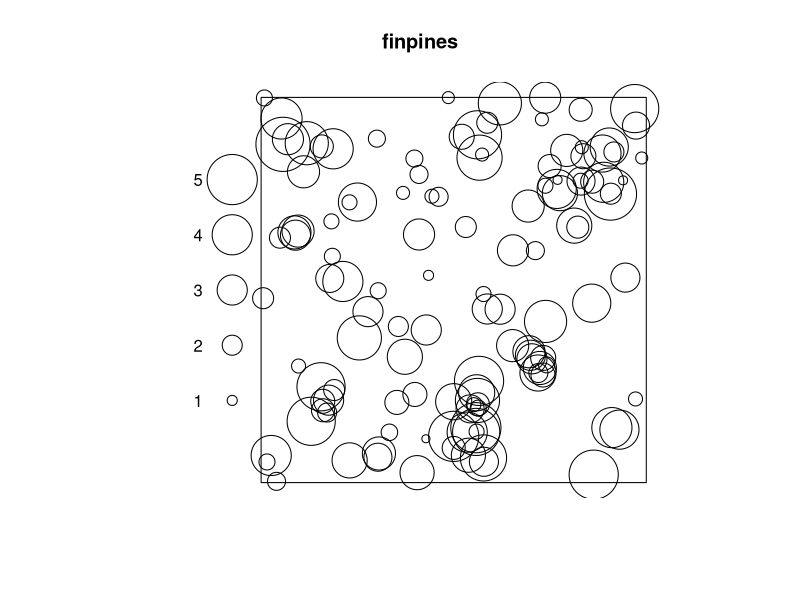
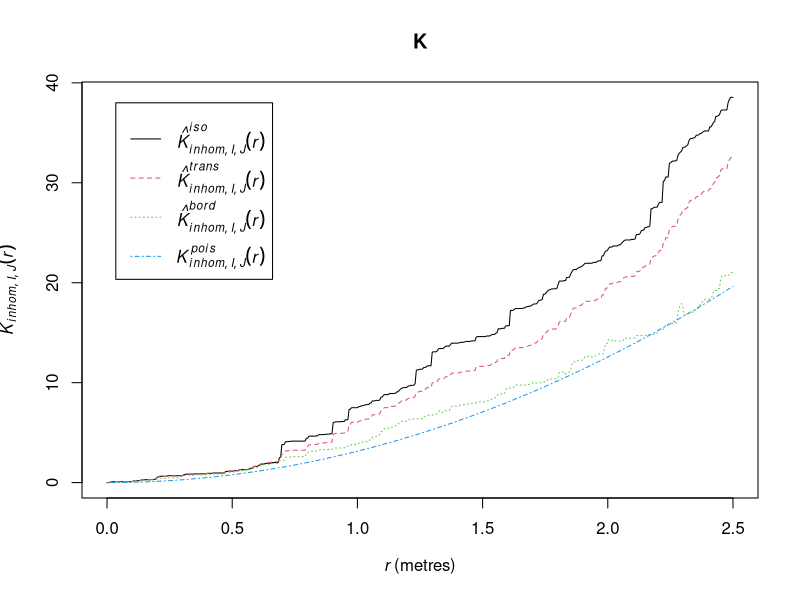

Write R code to recreate these figures, in order.
library(spatstat)


### Name: Kmulti.inhom
### Title: Inhomogeneous Marked K-Function
### Aliases: Kmulti.inhom
### Keywords: spatial nonparametric

### ** Examples

    # Finnish Pines data: marked by diameter and height
    plot(finpines, which.marks="height")
    II <- (marks(finpines)$height <= 2)
    JJ <- (marks(finpines)$height > 3)
    K <- Kmulti.inhom(finpines, II, JJ)
    plot(K)
    # functions determining subsets
    f1 <- function(X) { marks(X)$height <= 2 }
    f2 <- function(X) { marks(X)$height > 3 }
    K <- Kmulti.inhom(finpines, f1, f2)
